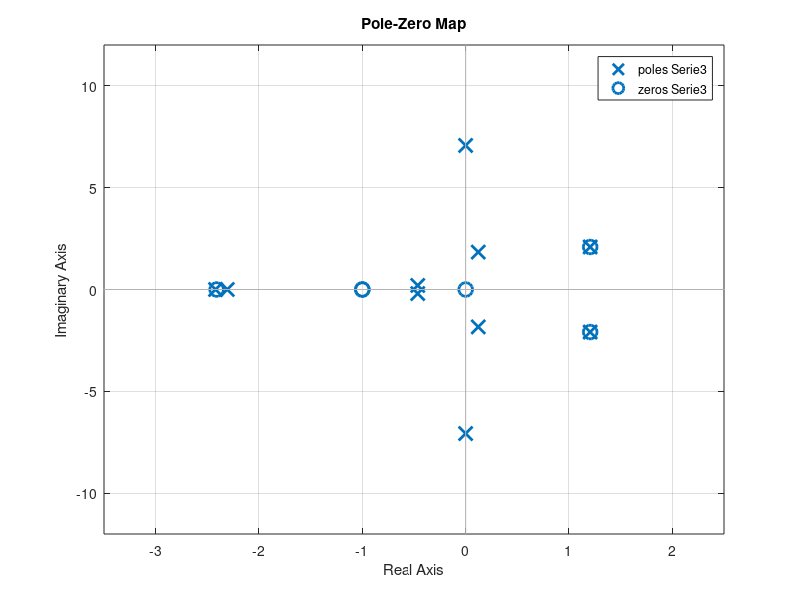

MATLAB code for this plot:
close all; clc; clear;
%% Lista 2 - Ex 6
% Considere o diagrama de blocos da figura abaixo.
% (figura)

num1 = 1;
dem1 = [1 1];
sys1 = tf(num1, dem1)

num2 = [1 0];
dem2 = [1 0 2];
sys2 = tf(num2, dem2)

num3 = 1;
dem3 = [1 0 0];
sys3 = tf(num3, dem3)

num4 = [4 2];
dem4 = [1 2 1];
sys4 = tf(num4, dem4)

num5 = [1 0 2];
dem5 = [1 0 0 14];
sys5 = tf(num5, dem5)

%% (a) Use uma sequência de instruções para reduzir o diagrama de blocos
% na figura e calcule a função tranferência em malha fechada
% I
Serie1 = series(sys1, sys2);
Feedback1 = feedback(sys3, 50);

% II
Feedback2 = feedback(Serie1, sys4);

% III
Serie2 = series(Feedback2, Feedback1);

% IV
Feedback3 = feedback(Serie2, sys5);

% V
disp('Função tranferência em malha fechada:')
Serie3 = series(4, Feedback3)

%% (b) Gere um diagrama e polos e zeros da função transferência em malha
% fechada na forma gráfica usando a função pzmap.
figure(1)
pzmap(Serie3)
grid on

%% (c) Determine explicitamente os polos e zeros da função transferência em
% malha fechada usando as funções pole e zero e correlacione os resultados
% com o diagrama de polos e zeros da parte (b)

Polos = pole(Serie3)
Zeros = zero(Serie3)




